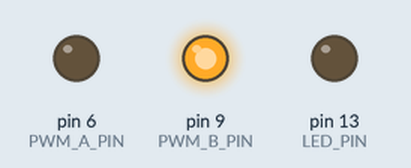
A sketch run on a simulated Arduino Uno, built with avr-gcc and run on an emulated ATmega328P. On the bench: output pins drawn as LEDs (lit = HIGH).

Above: at 0.05 s.
At 0.15 s:
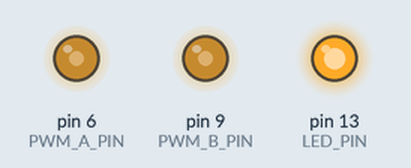
Timing chart, 0 to 3.0 s (numbered marks = the images above):
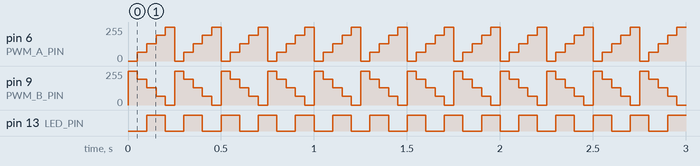

Measured:
- by itself, pin 6 (PWM_A_PIN): repeats every 0.25 s: 128/255 0.05 s, 192/255 0.05 s, 255/255 0.05 s, 0/255 0.05 s, 64/255 0.05 s
- by itself, pin 9 (PWM_B_PIN): repeats every 0.25 s: 128/255 0.05 s, 64/255 0.05 s, 0/255 0.05 s, 255/255 0.05 s, 192/255 0.05 s
- by itself, pin 13 (LED_PIN): alternates HIGH for 0.10 s and LOW for 0.10 s

The sketch:

pwm_out.ino
```cpp
// pwm_out.ino
// Test sketch for timer PWM outputs and one plain digital output on an ATmega328P.
//
// Pins:
//   pin 6  (PD6) = OUTPUT, Timer0 compare output A (OC0A), duty set with analogWrite
//   pin 9  (PB1) = OUTPUT, Timer1 compare output A (OC1A), duty set with analogWrite
//   pin 13 (PB5) = OUTPUT, plain level set with digitalWrite
//
// Behavior:
//   - Every 50 ms both duty values move one step through a five-step table and
//     wrap around, so the pattern repeats every 250 ms.
//       PD6: 0, 64, 128, 192, 255
//       PB1: 255, 192, 128, 64, 0
//     A duty of 0 or 255 makes the core turn the timer output off and write the
//     pin as a plain LOW or HIGH, so the same pins are also driven through PORTx.
//   - Every 100 ms PB5 toggles.
//   - No input pin is read.
//
// Timing uses millis() with next += interval, so the periods do not drift.
const uint8_t PWM_A_PIN = 6;   // PD6, OC0A
const uint8_t PWM_B_PIN = 9;   // PB1, OC1A
const uint8_t LED_PIN = 13;    // PB5
const uint8_t STEPS = 5;
const uint8_t DUTY_A[STEPS] = {0, 64, 128, 192, 255};
const uint8_t DUTY_B[STEPS] = {255, 192, 128, 64, 0};
const unsigned long DUTY_MS = 50;   // 800,000 cycles at 16 MHz
const unsigned long LED_MS = 100;   // 1,600,000 cycles at 16 MHz
uint8_t step = 0;
uint8_t ledLevel = LOW;
unsigned long nextDuty = 0;
unsigned long nextLed = 0;
void applyStep() {
  analogWrite(PWM_A_PIN, DUTY_A[step]);
  analogWrite(PWM_B_PIN, DUTY_B[step]);
}
void setup() {
  pinMode(PWM_A_PIN, OUTPUT);
  pinMode(PWM_B_PIN, OUTPUT);
  pinMode(LED_PIN, OUTPUT);
  digitalWrite(LED_PIN, LOW);
  step = 0;
  applyStep();
  unsigned long now = millis();
  nextDuty = now + DUTY_MS;
  nextLed = now + LED_MS;
}
void loop() {
  unsigned long now = millis();
  if ((long)(now - nextDuty) >= 0) {
    nextDuty += DUTY_MS;
    step = (step + 1) % STEPS;
    applyStep();
  }
  if ((long)(now - nextLed) >= 0) {
    nextLed += LED_MS;
    ledLevel = (ledLevel == LOW) ? HIGH : LOW;
    digitalWrite(LED_PIN, ledLevel);
  }
}
```
